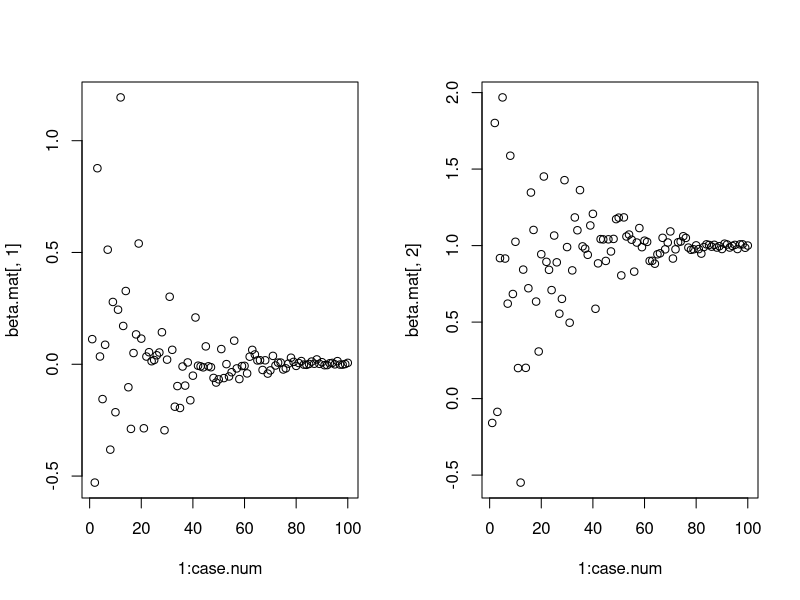

The R source for this figure:
rm(list=ls())
true.beta.vec = c(0,1)
#### simulations
case.num= 100; sam.num.vec= 10^seq(1,5,length.out = case.num)
beta.mat = matrix(0,nrow=case.num,ncol =2)

for(i in 1:case.num){
  x.mat = cbind(1,runif(sam.num.vec[i]))
  e.vec = rnorm(sam.num.vec[i])
  y.vec = x.mat%*%true.beta.vec+e.vec
  beta.mat[i,]=solve(t(x.mat)%*%x.mat)%*%t(x.mat)%*%y.vec
}

par(mfrow=c(1,2))
plot(1:case.num,beta.mat[,1])
plot(1:case.num,beta.mat[,2])
sam.num.vec
runif(sam.num.vec[i])

